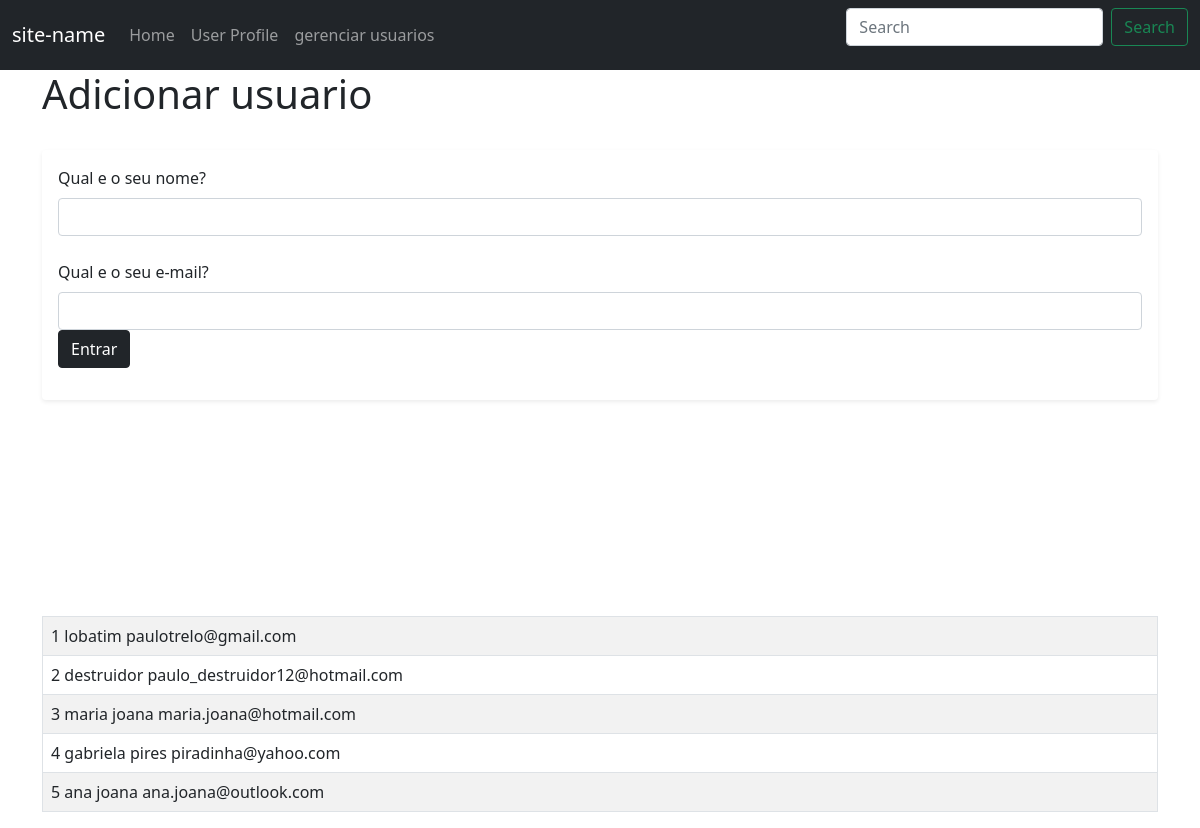
Screenshot of /user/add with the database file from the repository.
### helloV3.py (models this page shows, shortened)
class Users(db.Model):
    id = db.Column(db.Integer, primary_key=True)
    name = db.Column(db.String(200), nullable=False)
    email = db.Column(db.String(120), nullable=False, unique=True)
    date_add = db.Column(db.DateTime, default=datetime.utcnow)

### helloV3.py (the view, shortened to what this page needs)
@app.route('/user/add', methods=['GET', 'POST'])
def add_user():
    name = None
    form = NameForm()
    our_users = Users.query.order_by(Users.date_add)
    return render_template('user_add.html', name=name,form=form,our_users=our_users)

### helloV3.py
class NameForm(FlaskForm):
    name = StringField("Qual e o seu nome?", validators=[DataRequired()])
    email = StringField("Qual e o seu e-mail?", validators=[DataRequired()])
    submit = SubmitField("Entrar")

### templates/user_add.html (shortened to what this page needs)
<DOCTYPE html>
{% extends "base.html" %}
{% block content %}
{% if name %}
	<h1>usuarios adicionados </h1>
		<table class="table table-hover table-bordered table-striped">
		{% for our_user in our_users %}
		<tr>
			<td>{{our_user.id}} {{our_user.name}} {{our_user.email}}</td> <br/>
		</tr>
		{% endfor %}
	</table>
	<br/>
	<br/><br/>
{% else %}
	<h1>Adicionar usuario</h1>
	<br/>
	<div class="shadow-sm p-3 mb-5 bg-body rounded">
	<form method="POST">
		{{ form.name.label(
		class="form-label") }}
		{{ form.name(
		class="form-control") }}
		<br/>
		{{ form.email.label(
		class="form-label")}}
		{{ form.email(
		class="form-control") }}
		{{ form.submit(
		class="btn btn-dark") }}
	</form>
	</div>
	<br/><br/>
	<table class="table table-hover table-bordered table-striped">
		{% for our_user in our_users %}
		<tr>
			<td>{{our_user.id}} {{our_user.name}} {{our_user.email}}</td> <br/>
		</tr>
		{% endfor %}
	</table>
{% endif %}
{% endblock %}

### templates/base.html (shortened to what this page needs)
<!doctype html>
<html lang="en">
  <head>
    <link href="https://cdn.jsdelivr.net/npm/bootstrap@5.0.2/dist/css/bootstrap.min.css" rel="stylesheet">
  </head>
  <body>
  	{% include 'navbar.html'%}
  	<div class="container">
    	{% block content %}
		{% endblock %}
	</div>
  </body>
</html>

### templates/navbar.html (shortened to what this page needs)
<nav class="navbar navbar-expand-lg navbar-dark bg-dark">
  <div class="container-fluid">
    <a class="navbar-brand">site-name</a>
    <div class="collapse navbar-collapse" id="navbarSupportedContent">
      <ul class="navbar-nav me-auto mb-2 mb-lg-0">
        <li class="nav-item">
          <a class="nav-link" aria-current="page" href="{{url_for('index')}}">Home</a>
        </li>
        <li class="nav-item">
          <a class="nav-link" href="{{url_for('name')}}">User Profile</a>
        </li>
        <li class="nav-item">
          <a class="nav-link" href="{{url_for('add_user')}}">gerenciar usuarios</a>
      </ul>
      <form class="d-flex">
        <input class="form-control me-2" type="search" placeholder="Search" aria-label="Search">
        <button class="btn btn-outline-success" type="submit">Search</button>
      </form>
    </div>
  </div>
</nav>

### rows the page displays
Users: id "1", name "lobatim", email "paulotrelo@gmail.com"
Users: id "2", name "destruidor", email "paulo_destruidor12@hotmail.com"
Users: id "3", name "maria joana", email "maria.joana@hotmail.com"
Users: id "4", name "gabriela pires", email "piradinha@yahoo.com"
Users: id "5", name "ana joana", email "ana.joana@outlook.com"
